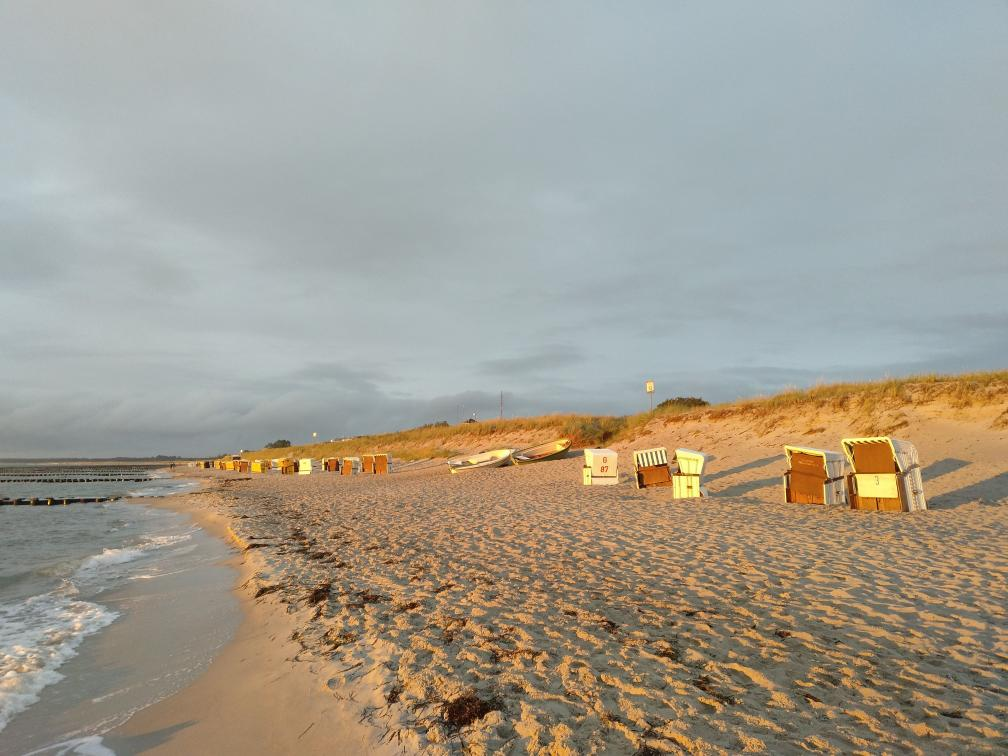
#> input picture Prac 2/data/sea.jpg, 1008 x 756 px
$ jupyter execute Homework.ipynb
#> lines starting #> are read from the running program, lines starting #| are printed output that depends on the picture; long printed decimals are rounded
# Prac 02
For this homework you will have to complete and implement the colour balancing for:
* Gray world algorithm
* Scale-by-max algorithm

You are free to use your own images. Experiment with more images and think about the effect each of the algorithms has on the resulting (balanced) image.

### Colour Balancing
In this notebook we will show different type of colour balancing making use of von Kries' hypothesis.

[cell 1]
import cv2
import numpy as np
from matplotlib import pyplot as plt
plt.rcParams['figure.figsize'] = [15, 5]

[cell 2]
img = cv2.imread('data/sea.jpg')
#> img is the input picture: shape (756, 1008, 3); mean B, G, R 144.1, 156.8, 162.3
img = cv2.cvtColor(img, cv2.COLOR_BGR2RGB)
plt.imshow(img)

### White patch
In white patch algorithm we choose a group of pixels we know they should be white. We then scale the resulting image colour channels by this white patch.

[cell 3]
# Define white patch and the coefficients
row, col = 485, 864
white = img[row, col, :]
#> white = [252, 242, 127]
coeffs = 255.0/white
#> coeffs = [1.01, 1.05, 2.01]

# Apply white balancing and generate balanced image
balanced = np.zeros_like(img, dtype=np.float32)
for channel in range(3):
    balanced[..., channel] = img[..., channel] * coeffs[channel]
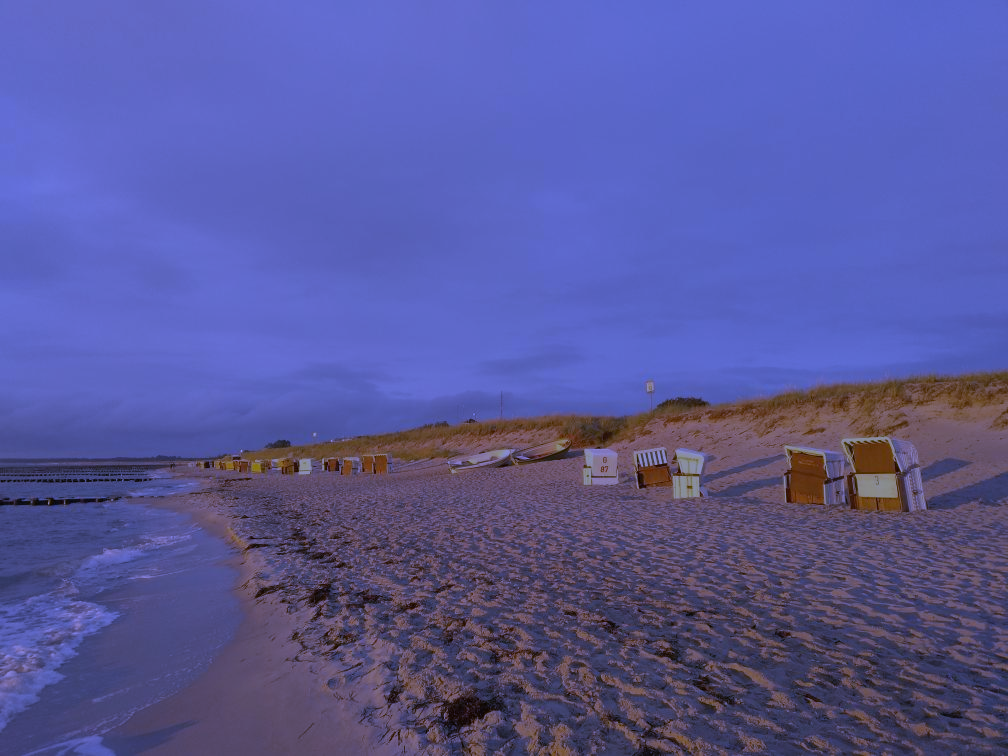
#> balanced: shape (756, 1008, 3) float32; mean R, G, B 164.2, 165.2, 289.2; drawn with min black and max white

# White patching does not guarantee that the dynamic range is preserved, images must be clipped.
balanced = balanced/255
balanced[balanced > 1] = 1
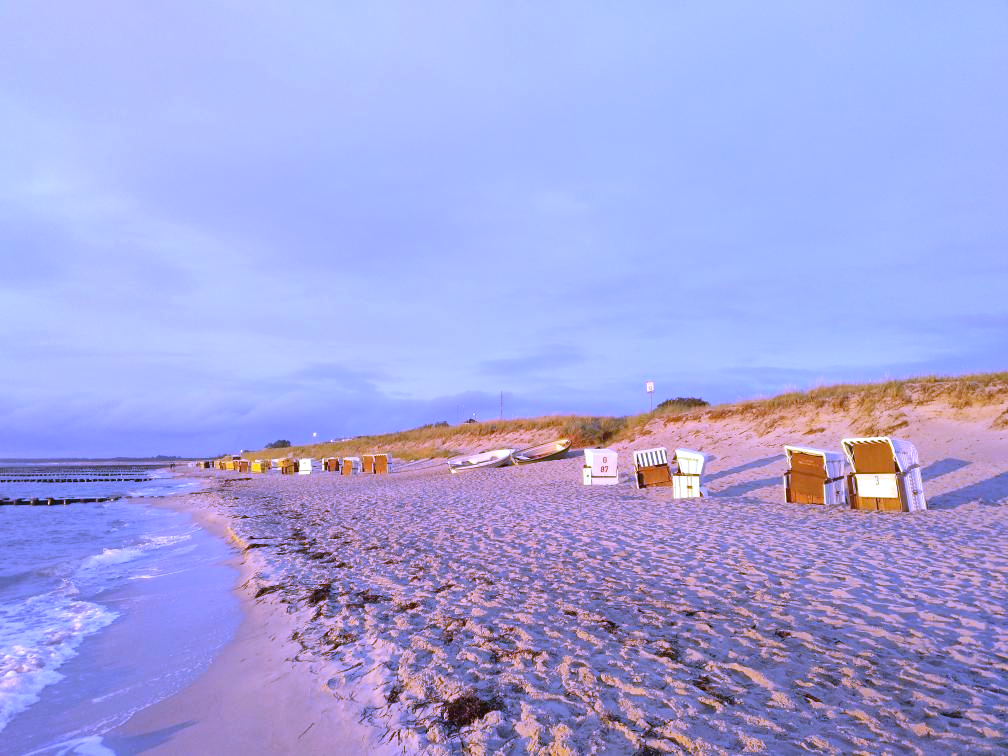
#> balanced: shape (756, 1008, 3) float32; mean R, G, B 0.644, 0.648, 0.879

plt.subplot(121), plt.imshow(img)
plt.subplot(122), plt.imshow(balanced)
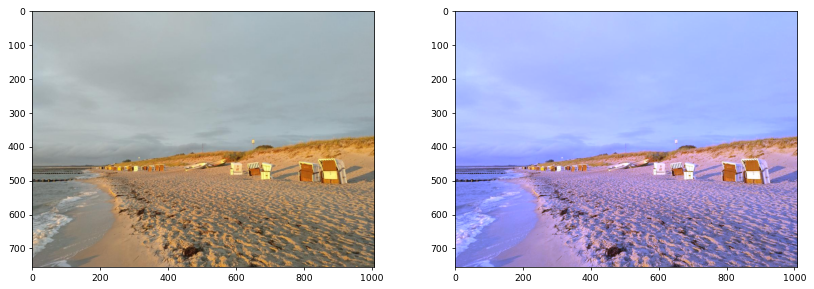
#> figure drawn by matplotlib, 2 panels

### Gray world
This algorithm assumes that a scene, on average, is gray.

[cell 4]
# Load your image
img = cv2.imread('data/sea.jpg')
img = cv2.cvtColor(img, cv2.COLOR_BGR2RGB)

# Compute the mean values for all three colour channels (red, green, blue)
mean_r = np.mean(img[..., 0])
#> mean_r = 162.3
mean_g = np.mean(img[..., 1])
#> mean_g = 156.8
mean_b = np.mean(img[..., 2])
#> mean_b = 144.1
mean_max =  max(mean_r, mean_g, mean_b)
#> mean_max = 162.3
print(mean_max)
#| 162.259
# Compute the coefficients kr, kg, kb
# Note: there are 3 coefficients to compute but we only have 2 equations.
# Therefore, you have to make an assumption, fix the value of one of the
# coefficients and compute the remining two
# Hint: You can fix the coefficient of the brightest colour channel to 1.
kr = mean_max/mean_r
#> kr = 1
kg = mean_max/mean_g
#> kg = 1.03
kb = mean_max/mean_b
#> kb = 1.13
k = [kr, kg, kb]
#> k = [1, 1.03, 1.13]
# Apply color balancing and generate the balanced image
balanced = np.zeros_like(img, dtype=np.float32)
for channel in range(3):
    balanced[..., channel] = img[..., channel] * k[channel]
balanced = balanced/255
balanced[balanced > 1] = 1
#> balanced: shape (756, 1008, 3) float32; mean R, G, B 0.636, 0.636, 0.636
# Show the original and the balanced image side by side
plt.subplot(121), plt.imshow(img)
plt.subplot(122), plt.imshow(balanced)
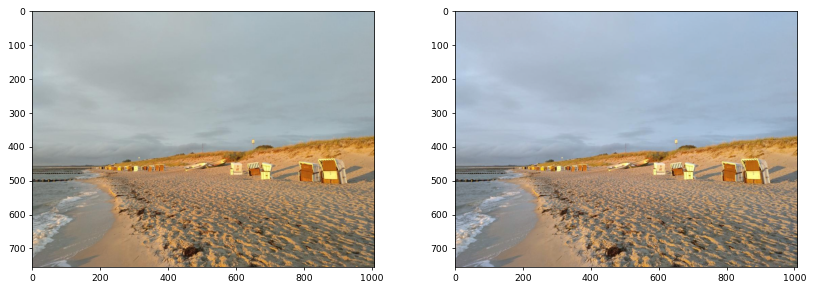
#> figure drawn by matplotlib, 2 panels

### Scale-by-max
This is a straightforward algorithm that scales each colour channel by its maximum value. Note that it is sensitive to noise and saturations.

[cell 5]
# Load your image
img = cv2.imread('data/sea.jpg')
img = cv2.cvtColor(img, cv2.COLOR_BGR2RGB)

# Compute the maximum values for all three colour channels (red, green, blue)
max_r = np.max(img[..., 0])
#> max_r = 255
max_g = np.max(img[..., 1])
#> max_g = 255
max_b = np.max(img[..., 2])
#> max_b = 237
k_max = [255/max_r, 255/max_g, 255/max_b]
#> k_max = [1, 1, 1.08]
# Apply scale-by-max balancing and generate the balanced image
balanced = np.zeros_like(img, dtype=np.float32)
for channel in range(3):
    balanced[..., channel] = img[..., channel] * k_max[channel]
balanced = balanced/255
balanced[balanced > 1] = 1

plt.subplot(121), plt.imshow(img)
plt.subplot(122), plt.imshow(balanced)
